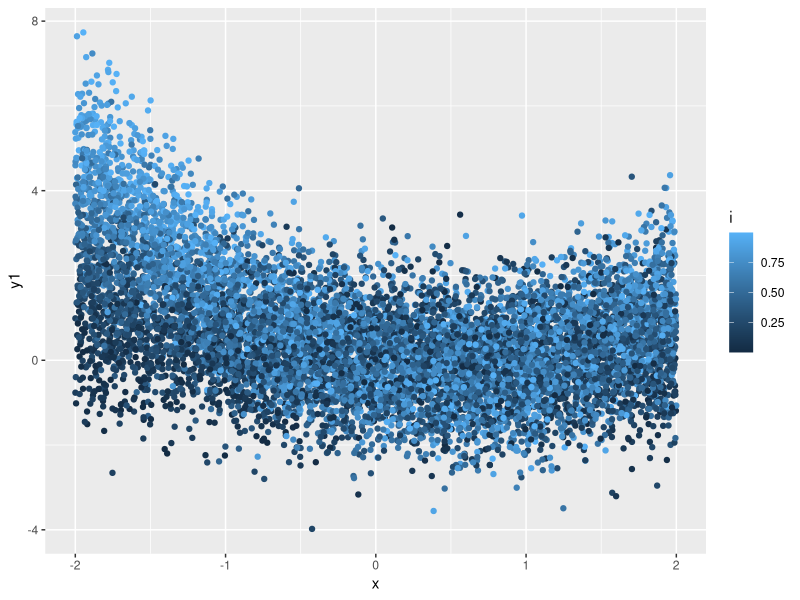
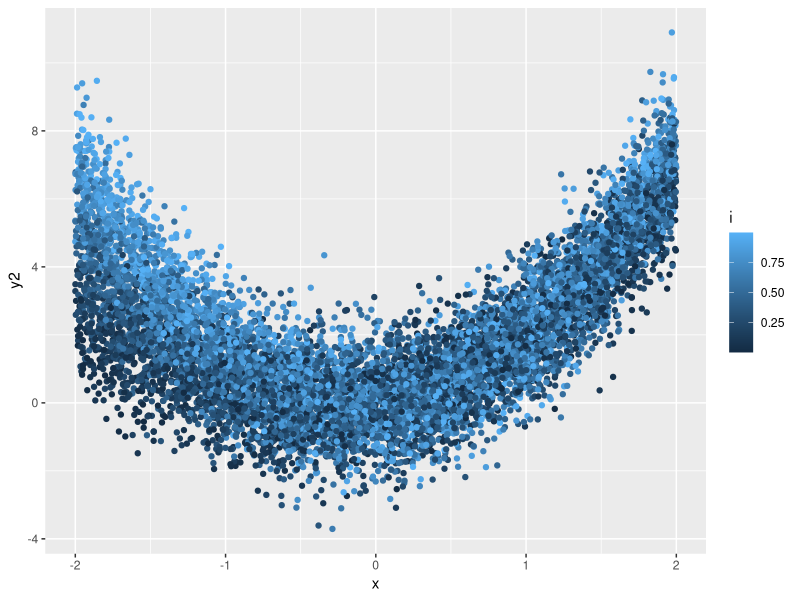

Reproduce these figures in R, in order.
library(tidyverse)

n <- 10000

data <- data.frame(x=runif(n, -2, 2))
data$i <- runif(n)

data$y1 <- data$x^2*data$i - data$x*data$i + rnorm(n)
data$y2 <- data$x^2*data$i - data$x*data$i + data$x^2 + data$x + rnorm(n)

ggplot(data) + 
  geom_point(aes(x=x, y=y1, color=i))
ggplot(data) + 
  geom_point(aes(x=x, y=y2, color=i))

#Tempknots
#Tempknots
knots = list("x"= c(seq(-2, 2, by=0.25)))

#Define Segmenting Function
piece.formula <- function(var.name, knots, interact_var='') {
  knots <- knots[c(-1, -length(knots))]
  formula.sign <- rep(" - ", length(knots))
  formula.sign[knots < 0] <- " + "
  if (interact_var == ''){
    paste(var.name, "+",
        paste("I(pmax(", var.name, formula.sign, abs(knots), ", 0))",
              collapse = " + ", sep=""))
  } else{
    paste(interact_var, '*', var.name, "+",
        paste("I(", interact_var, "*pmax(", var.name, formula.sign, abs(knots), ", 0))",
              collapse = " + ", sep=""))
  }
}

formula1.1 <- paste0("y1 ~ ", 
                     piece.formula("x", knots[['x']], "i"))
formula1.2 <- paste0("y1 ~ ", 
                     piece.formula("x", knots[['x']], "i"), ' + ',
                     piece.formula("x", knots[['x']], ""))
formula2.1 <- paste0("y2 ~ ", 
                     piece.formula("x", knots[['x']], "i"))
formula2.2 <- paste0("y2 ~ ", 
                     piece.formula("x", knots[['x']], "i"), ' + ',
                     piece.formula("x", knots[['x']], ""))

mod1.1 <- lm(as.formula(formula1.1), data)
mod2.1 <- lm(as.formula(formula2.1), data)
mod1.2 <- lm(as.formula(formula1.2), data)
mod2.2 <- lm(as.formula(formula2.2), data)

AIC(mod1.1)
AIC(mod1.2)
AIC(mod2.1)
AIC(mod2.2)

#mod1.1 is better than mod1.2, so when x interacts with i in all terms, 
#including standalone x segments makes for a worse model

#otoh, mod2.2 is better than mod2.1, so when x has a standalone component,
#the standalone x components should be included

#Given that it depends on the data-generating process, its best is to run both, and then check with AIC


